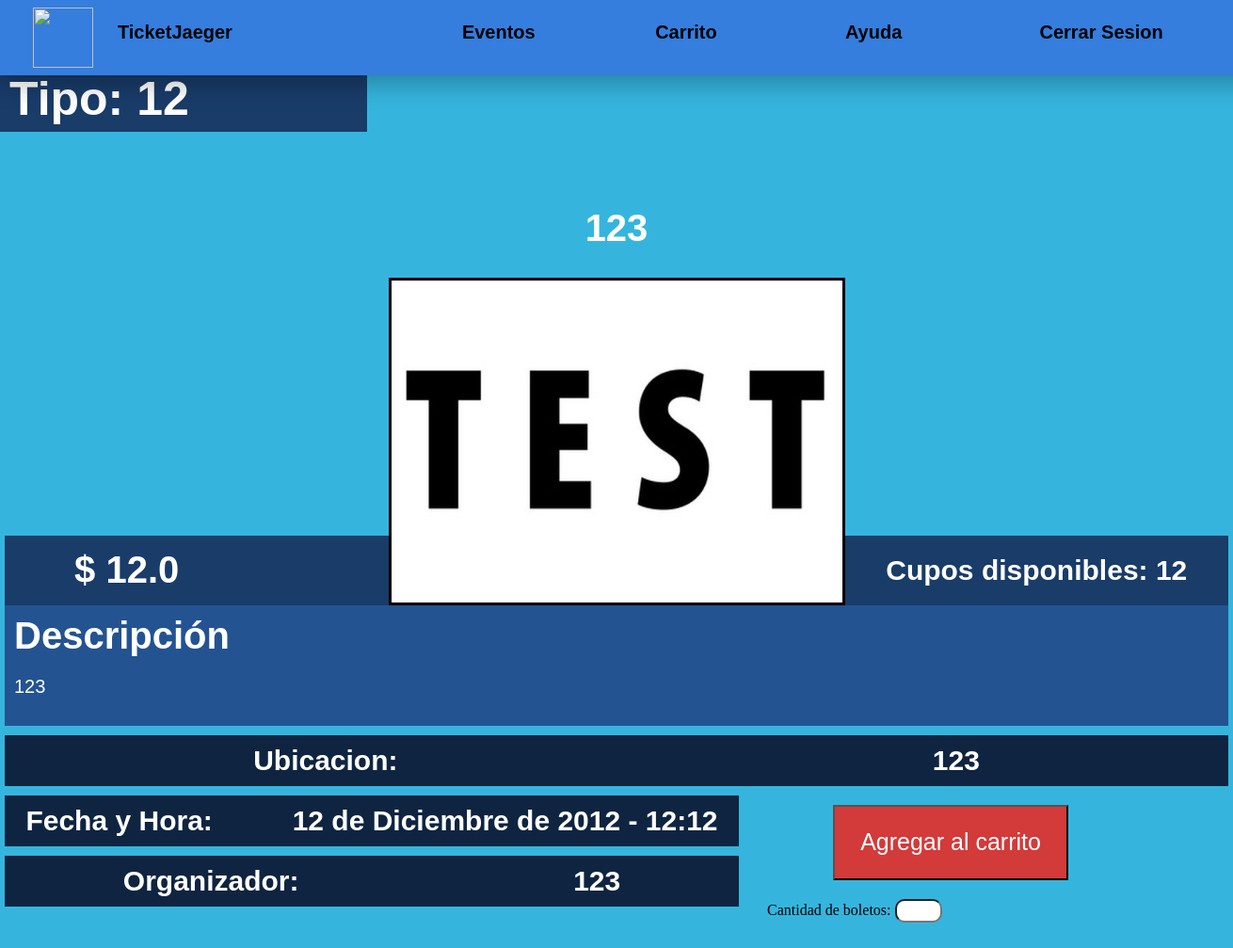
/comprador/eventos/123/123-2 (signed in), run on the app's committed database.
### TicketOn/models.py (models this page shows, shortened)
class Evento(models.Model):
    lugar=models.CharField(max_length=100,blank=True)
    hora=models.TimeField(blank=True)
    fecha=models.DateField()
    nombre=models.CharField(max_length=100)
    cupo=models.IntegerField()
    imagen=models.ImageField(upload_to="eventos",blank=True,null=True)
    descripcion=models.TextField(max_length=1000)
    tipo= models.CharField(max_length=20)
    organizador=models.ForeignKey(Organizador,on_delete=models.CASCADE)
    slug = AutoSlugField(populate_from='nombre', unique=True, always_update=True)
    precio=models.FloatField(null=True)

class Organizador(models.Model):
    usuario=models.OneToOneField(User, on_delete=models.CASCADE)
    correo=models.CharField(max_length=30,blank=True)
    empresa=models.CharField(max_length=30,blank=True)
    cuenta_clabe=models.CharField(max_length=18,null=True)
    def __str__(self):
        return f"{self.usuario}"

### TicketOn/views.py (the view)
# urls.py: path('comprador/eventos/<nombre_evento>/<evento_slug>',views.detalles_evento, name="detalles_evento"), #probar ejemplo /comprador/eventos/Evento%20Prueba/1
@comprador_required
def detalles_evento(request,nombre_evento,evento_slug):
    evento= Evento.objects.get(slug=evento_slug)
    return render(request,'Comprador/Detalles_Evento.html',{
        "evento":evento
    })

### TicketOn/views.py (called while the page is built)
def comprador_required(view_func):
    @wraps(view_func)
    def _wrapped_view(request, *args, **kwargs):
        if request.user.is_authenticated and Comprador.objects.filter(usuario=request.user).exists():
            return view_func(request, *args, **kwargs)
        else:
            return redirect("TicketOn:my-login")  # Redirige a la página de inicio de sesión si no es un comprador
    return _wrapped_view

### TicketOn/templates/Comprador/Detalles_Evento.html (shortened to what this page needs)
{% extends "Conex/Conex_comprador.html" %} {%block content%} {%load static%}
<html>
    <head>
        {%load static%}
        <link rel="stylesheet" href="{% static 'TicketOn/Comprador.css'%}" />
    </head>
    <body>
        <div id="Tipo_evento">
            <h2>Tipo: {{evento.tipo}}<h2>
        </div>
        <div id="info_evento">
            <h2 id="nombre_evento">{{evento.nombre}}</h2>
            <div id="bloque_1">
                <div id="div_precio">
                    <h2>$ {{evento.precio}}<h2>
                </div>
                <img src="{{evento.imagen.url}}"></img>
                <div id="div_cupos">
                    <h2>Cupos disponibles: {{evento.cupo}}</h2>
                </div>
            </div>
            <div id="bloque_2">
                <h2>Descripción</h2>
                <p>{{evento.descripcion}}<p>
            </div>
            <div id="div_ubicacion">
                <h2>Ubicacion:</h2>
                <h2>{{evento.lugar}}</h2>
            </div>
            <div id="bloque_3">
                <div id="bl3_1">
                    <div id="div_fechahora">
                        <h2>Fecha y Hora:</h2>
                        <h2>{{evento.fecha}} - {{evento.hora}}</h2>
                    </div>
                    <div id="div_organizador">
                        <h2>Organizador:</h2>
                        <h2>{{evento.organizador}}</h2>
                    </div>
                </div>
                <div id="bl3_2">
                    <button>
                        Agregar al carrito
                    </button>
                    <form>
                        <label for="cant_tickets">Cantidad de boletos:</label>
                        <input type="number" id="cant_tickets" name="cant_tickets" min="1">
                    </form>
                </div>
            </div>
        </div>
    </body>
    {%endblock%}

### TicketOn/static/TicketOn/Comprador.css (style rules this page uses)
body { margin: 0px; box-sizing: border-box; background: #35b5de; }
h2 { color: white; font-family: "Franklin Gothic Medium", "Arial Narrow", Arial, sans-serif; padding: 10px; margin: auto; }
#tipo_evento { width: 100%; background-color: #193c69; width: 390px; height: 74px; }
#tipo_evento h2 { font-size: 50px; }
#info_evento { width: 1300px; height: fit-content; margin: 70px auto; }
#nombre_evento { display: flex; justify-content: center; margin: 20px; font-size: 40px; }
#bloque_1 { display: flex; justify-content: center; }
#bloque_1 img { border: solid #000; width: 479px; height: 342px; }
#div_precio { margin-top: 274px; display: flex; justify-content: center; background-color: #193c69; width: 410px; height: 74px; }
#div_precio h2 { font-size: 40px; }
#div_cupos { margin-top: 274px; display: flex; justify-content: center; background-color: #193c69; width: 410px; height: 74px; }
#div_cupos h2 { font-size: 30px; }
#bloque_2 { margin-top: 0px; width: 100%; height: fit-content; background-color: #235391; }
#bloque_2 h2 { margin-top: 0px; font-size: 40px; }
#bloque_2 p { margin-top: 0px; margin: auto; color: #ffffff; font-family: "Franklin Gothic Medium", "Arial Narrow", Arial, sans-serif; padding: 10px; font-size: 20px; }
#div_ubicacion { display: flex; justify-content: start; column-gap: 40px; margin-top: 10px; width: 100%; height: fit-content; background-color: #0f2440; }
#div_ubicacion h2 { margin-top: 0px; font-size: 30px; }
#bloque_3 { display: flex; justify-content: space-between; }
#bl3_1 { width: 60%; }
#bl3_2 { width: 40%; }
#div_fechahora { display: flex; justify-content: start; column-gap: 40px; margin-top: 10px; width: 100%; height: fit-content; background-color: #0f2440; }
#div_fechahora h2 { margin-top: 0px; font-size: 30px; }
#div_organizador { display: flex; justify-content: start; column-gap: 40px; margin-top: 10px; width: 100%; height: fit-content; background-color: #0f2440; }
#div_organizador h2 { margin-top: 0px; font-size: 30px; }
button { margin: 20px 100px; background-color: #d33a3a; color: white; font-family: "Franklin Gothic Medium", "Arial Narrow", Arial, sans-serif; font-size: 25px; width: 250px; height: 80px; }
form { margin: 0px 30px; }
form input { border-radius: 10px; height: 25px; width: 50px; }

### data on the page
Evento: tipo "12", nombre "123", precio "12.0", imagen (picture), cupo "12", descripcion "123", lugar "123", fecha "12 de Diciembre de 2012", hora "12:12", organizador "123"
